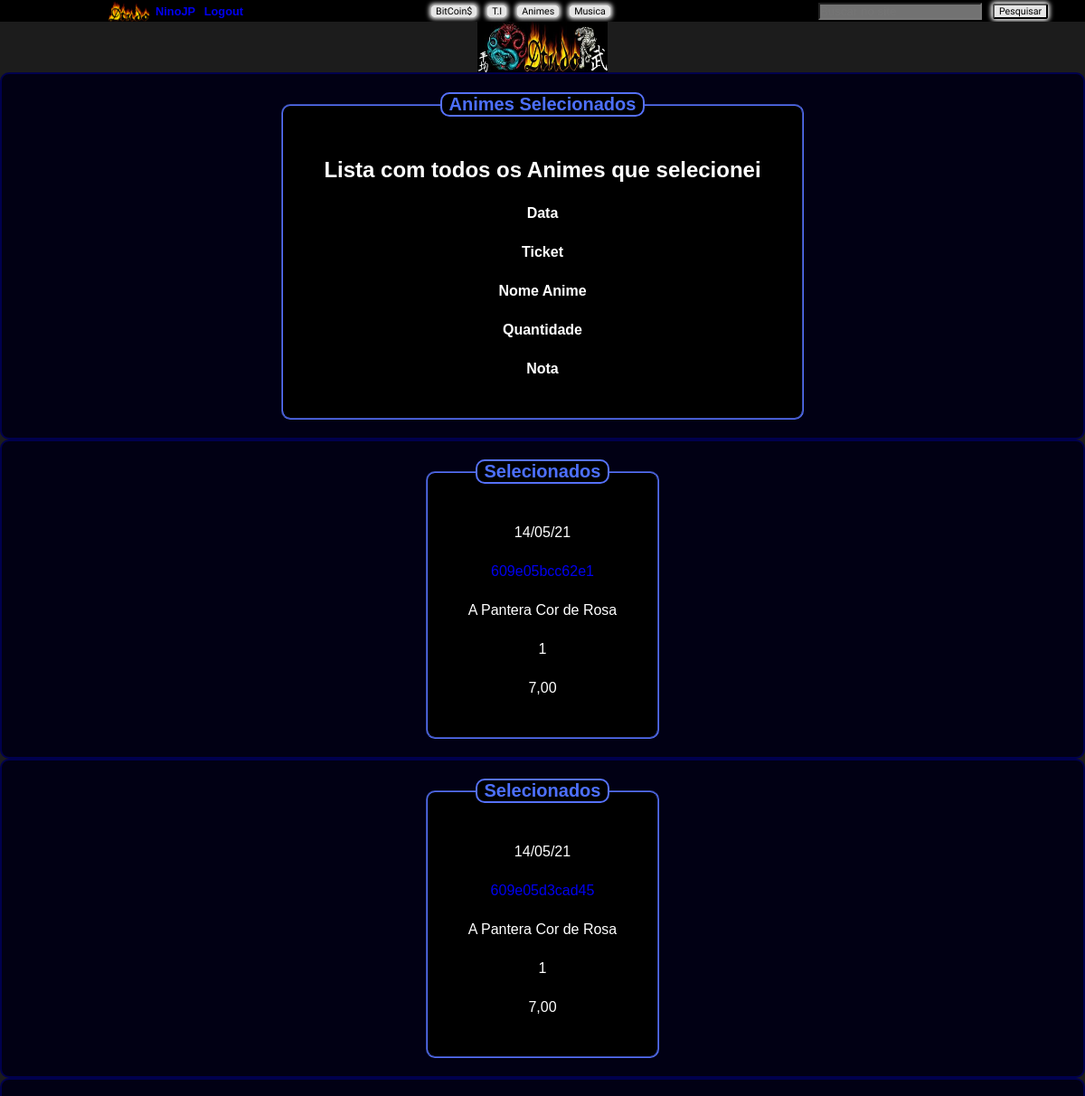
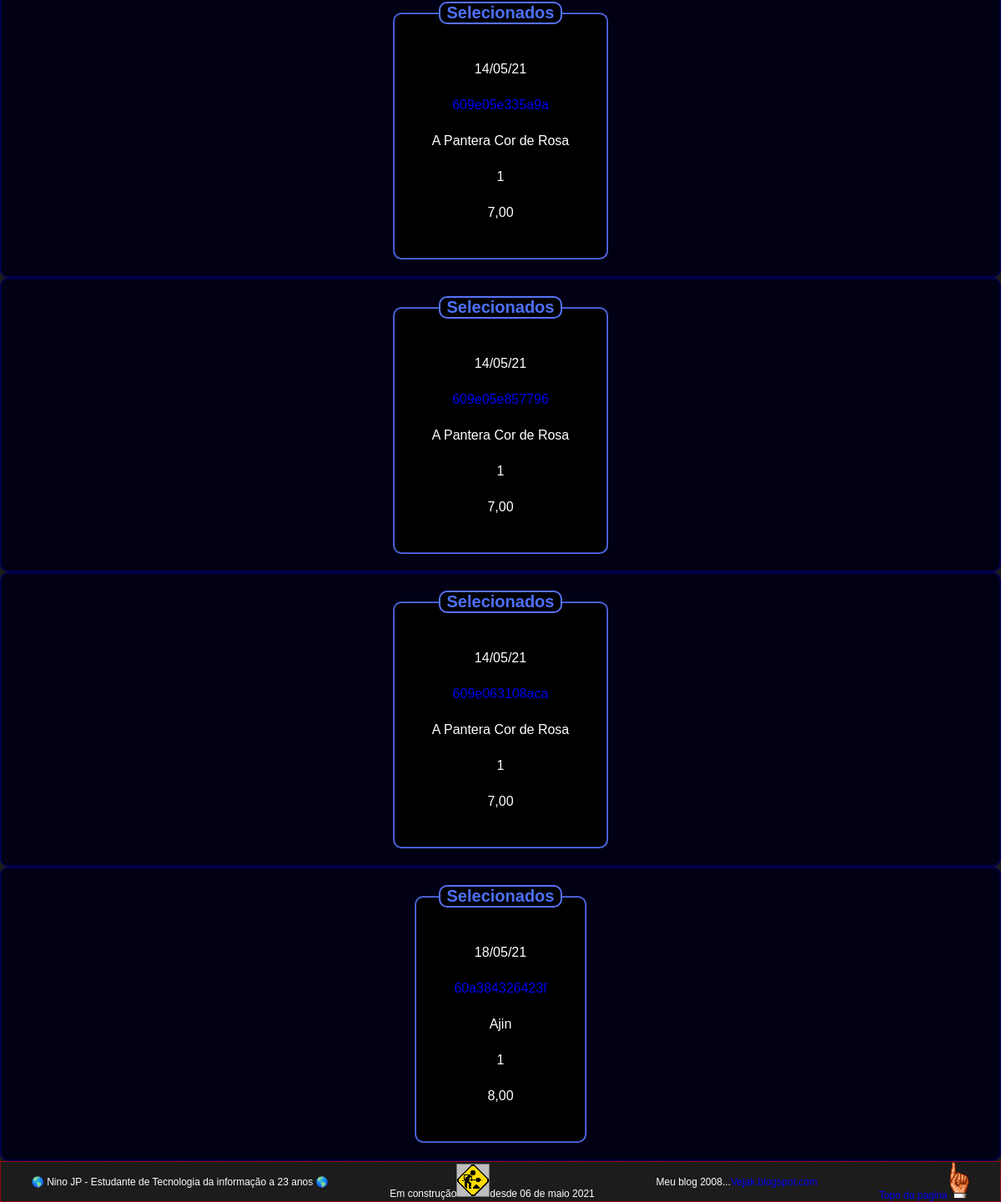
Page /areaUser.php (signed in) on the committed database (2 pictures, top to bottom).
### tables this page shows
CREATE TABLE `notas` (
  `id_nota` int(4) NOT NULL,
  `ticket` varchar(15) NOT NULL,
  `id_usuario` int(4) NOT NULL,
  `id_anime` int(4) NOT NULL,
  `quantidade` int(4) NOT NULL,
  `data` date NOT NULL,
  `nota` decimal(10,0) NOT NULL
);

CREATE TABLE `animes` (
  `id` int(5) NOT NULL,
  `nome` text NOT NULL,
  `temporadas` text NOT NULL,
  `genero` text NOT NULL,
  `descricao` text NOT NULL,
  `ovas` text NOT NULL,
  `direcao` text NOT NULL,
  `elenco` text NOT NULL,
  `fotomini` text NOT NULL,
  `foto1` text NOT NULL,
  `foto2` text NOT NULL,
  `foto3` text NOT NULL,
  `foto4` text NOT NULL,
  `foto5` text NOT NULL,
  `nota` text NOT NULL,
  `nome_completo` text NOT NULL,
  `anime_filmes` text NOT NULL
);

### areaUser.php (the view, shortened to what this page needs)
<!DOCTYPE html>
<html lang="pt-br">
<head>
    <link rel="stylesheet" type="text/css" href="css/geralStyle.css">
</head>
<body>
<?php
	include('conexao.php');
	include('navbarra.php');
	include('header.php');
	$id_user = $_SESSION['id'];
	$consultaNota = $conexao->query("SELECT * FROM notas WHERE id_usuario='$id_user' GROUP BY ticket");
	?>
<main id="main_princ">
<section id="sect_conteiner_form">
	<fieldset>
		<legend>Animes Selecionados</legend>
		<div class="form-group">
			<h1>Lista com todos os Animes que selecionei</h1>
		</div>
		<div class="form-group">
			<div class="form-group"><h4> Data </h4></div>
			<div class="form-group"><h4> Ticket </h4></div>
			<div class="form-group"><h4> Nome Anime </h4></div>
			<div class="form-group"><h4> Quantidade </h4></div>
			<div class="form-group"><h4> Nota </h4></div>
	</fieldset>
</section>
<?php while ($exibenota=$consultaNota->fetch(PDO::FETCH_ASSOC)) { ?>
<section id="sect_conteiner_form">
	<fieldset>
		<legend>Selecionados</legend>
		<div class="form-group">
			<?php echo date('d/m/y',strtotime($exibenota['data'])); ?>
		</div>
		<div class="form-group">
			<a href="ticket.php?ticket=<?php echo $exibenota['ticket']; ?>">
			<?php echo $exibenota['ticket']; ?></a>
		</div>
		<?php $consultanome = $conexao->query("SELECT nome FROM animes WHERE id='$exibenota[id_anime]'");
		$exibenome=$consultanome->fetch(PDO::FETCH_ASSOC); ?>
		<div class="form-group"> <?php echo $exibenome['nome']; ?>
		</div>
		<div class="form-group"> <?php echo $exibenota['quantidade']; ?>
		</div>
		<div class="form-group"> <?php echo number_format($exibenota['nota'],2,',','.'); ?>
		</div>
	</fieldset>
</section>
	<?php } ?>
</main>
	<?php include 'rodape.php'; ?>
</body>
</html>

### css/geralStyle.css (style rules this page uses)
* { box-sizing: border-box; margin: 0px auto; padding: 0px; text-decoration: none; list-style: none; }
html { scroll-behavior: smooth; }
body { display: block; max-width: 1366px; background-color: #1C1C1C; color: #ffffff; font-family: Arial, Helvetica, sans-serif; font-weight: 500; }
#sect_conteiner_form { display: flex; align-items: center; align-content: center; justify-content: center; justify-items: center; background-color: rgb(1, 0, 20); border-radius: 10px; width: 100%; min-width: 600px; min-height: 300px; max-width: 1300px; text-align: center; border: 2px solid rgb(0, 0, 77); }
fieldset { border-color: rgba(86,113,252,1.00); min-width: auto; margin: 20px; padding: 20px; background-color: rgba(0,0,0,1.00); border-radius: 10px; }
legend { background-color: #000000; font-family: Arial, Helvetica, sans-serif; font-size: 20px; font-weight: 700; color: rgba(77,112,255,1.00); text-shadow: 0px 0px 2px #000000; border-radius: 10px; padding: 0px 8px; border: 2px solid rgba(86,113,252,1.00); }
.form-group { margin: 25px; }

### rows in the picture
notas: data "14/05/21", ticket "609e05bcc62e1", id_anime.nome "A Pantera Cor de Rosa", quantidade "1", nota "7,00"
notas: data "14/05/21", ticket "609e05d3cad45", id_anime.nome "A Pantera Cor de Rosa", quantidade "1", nota "7,00"
notas: data "14/05/21", ticket "609e05e335a9a", id_anime.nome "A Pantera Cor de Rosa", quantidade "1", nota "7,00"
notas: data "14/05/21", ticket "609e05e857796", id_anime.nome "A Pantera Cor de Rosa", quantidade "1", nota "7,00"
notas: data "14/05/21", ticket "609e063108aca", id_anime.nome "A Pantera Cor de Rosa", quantidade "1", nota "7,00"
notas: data "18/05/21", ticket "60a384326423f", id_anime.nome "Ajin", quantidade "1", nota "8,00"
